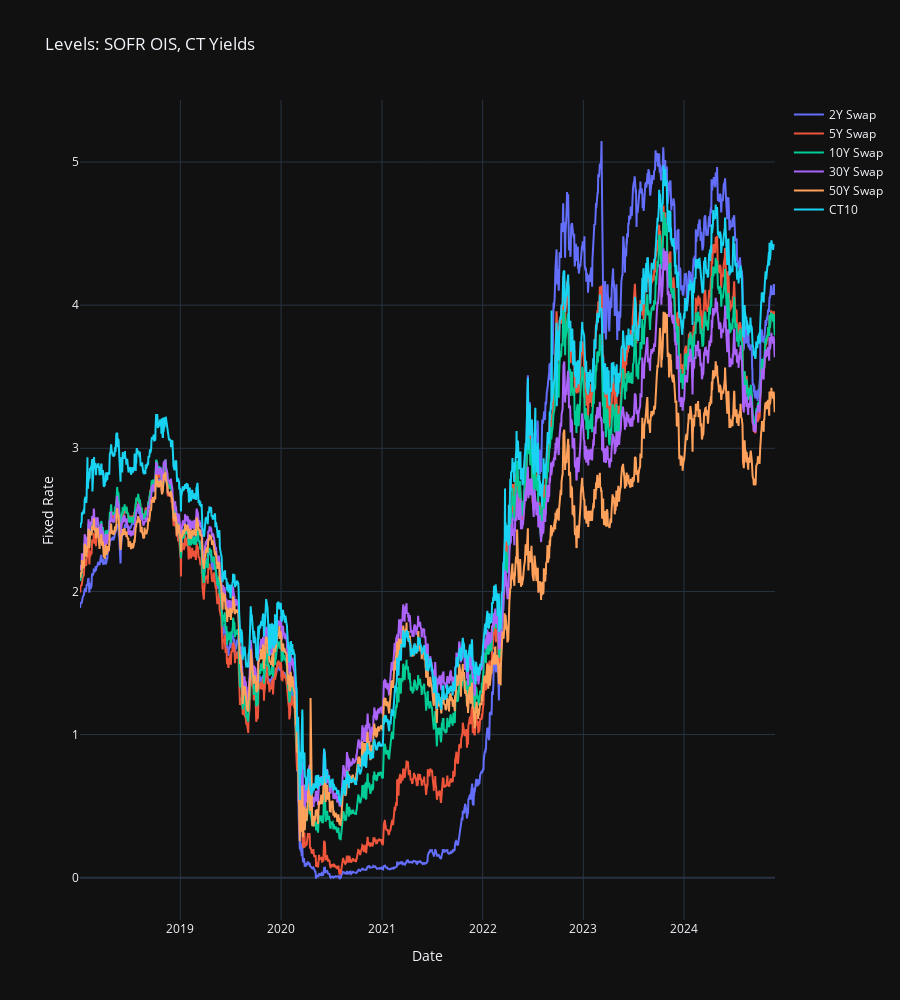

Notebook source saved alongside this figure:
### Code cell
swap_tenors = ["2Y", "5Y", "10Y", "30Y", "50Y"]
ct_tenors = ["CT10"]

fig = go.Figure()
for tenor in swap_tenors:
    fig.add_trace(go.Scatter(x=sofr_ois_df["Date"], y=sofr_ois_df[tenor], mode="lines", name=f"{tenor} Swap"))

for tenor in ct_tenors:    
    fig.add_trace(go.Scatter(x=ct_df["Date"], y=ct_df[tenor], mode="lines", name=f"{tenor}"))

fig.update_layout(title=f"Levels: SOFR OIS, CT Yields", xaxis_title="Date", yaxis_title="Fixed Rate", template="plotly_dark", height=1000)
fig.update_xaxes(
    showgrid=True,
    showspikes=True,
    spikecolor="white",
    spikesnap="cursor",
    spikemode="across",
)
fig.update_yaxes(showgrid=True, showspikes=True, spikecolor="white", spikesnap="cursor", spikethickness=0.5)
fig.show()

### Figure 1 — Plotly figure (JSON) as saved in the notebook; plotly's stock layout.template omitted (floating-point values rounded to 4 significant figures; data arrays with more than 128 entries replaced by an {"elided": "..."} marker saying what was removed)
{"data": [{"mode": "lines", "name": "2Y Swap", "type": "scatter", "x": {"elided": "1722 str values"}, "y": {"elided": "1722 float values"}}, {"mode": "lines", "name": "5Y Swap", "type": "scatter", "x": {"elided": "1722 str values"}, "y": {"elided": "1722 float values"}}, {"mode": "lines", "name": "10Y Swap", "type": "scatter", "x": {"elided": "1722 str values"}, "y": {"elided": "1722 float values"}}, {"mode": "lines", "name": "30Y Swap", "type": "scatter", "x": {"elided": "1722 str values"}, "y": {"elided": "1722 float values"}}, {"mode": "lines", "name": "50Y Swap", "type": "scatter", "x": {"elided": "1722 str values"}, "y": {"elided": "1722 float values"}}, {"mode": "lines", "name": "CT10", "type": "scatter", "x": {"elided": "1698 str values"}, "y": {"elided": "1698 float values"}}], "layout": {"height": 1000, "title": {"text": "Levels: SOFR OIS, CT Yields"}, "xaxis": {"showgrid": true, "showspikes": true, "spikecolor": "white", "spikemode": "across", "spikesnap": "cursor", "title": {"text": "Date"}}, "yaxis": {"showgrid": true, "showspikes": true, "spikecolor": "white", "spikesnap": "cursor", "spikethickness": 0.5, "title": {"text": "Fixed Rate"}}}}
